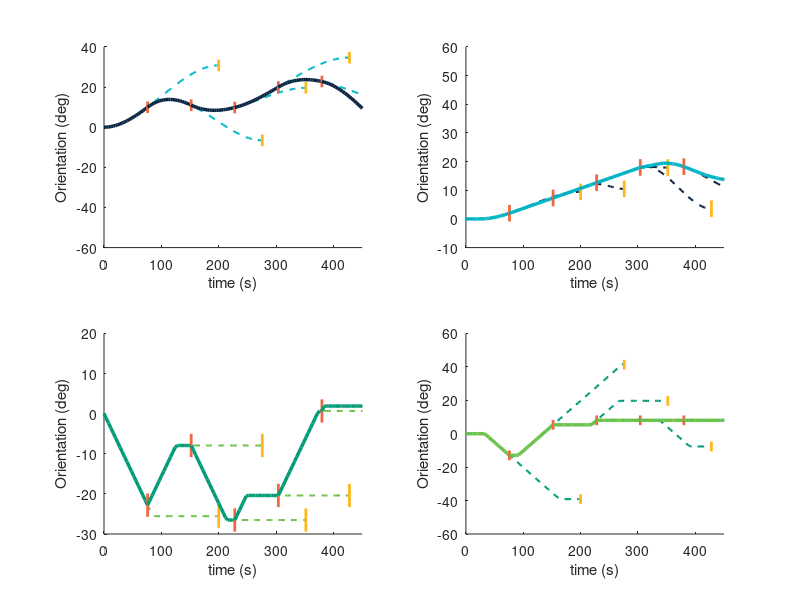

Recreate this plot in MATLAB.
nHorizonSteps = 50;
nControlSteps = 50;
nUpdateSteps = 20;
nIterations = 10;
nBranches = 1;
deltaT = 4;
rl = .3;

rn = rl*nControlSteps*deltaT;
tn = linspace(0,1,nControlSteps+1);
%% Part 1 - bezier approach
%  Cubic bezier curves
%   continuous transition

% Starting conditions
gamma_d = 0;
gamma_0 = 0;
t_0 = 0;

% Bezier trajectory for normalised time
bc = @(t_n,g0,g1,g2,g3) ...
    (1-t_n).^3*g0 +...
    3*(1-t_n).^2 .* t_n * g1 +...
    3*(1-t_n).* t_n.^2 * g2 +...
    t_n.^3 * g3;

% Derivative of the Bezier trajectory for normalised time
bc_d = @(t_n,g0,g1,g2,g3) ...
    3*(1-t_n).^2  * (g1 - g0)  +...
    6*(1-t_n).* t_n * (g2 - g1) +...
    3*t_n.^2 * (g3 - g2);

% Translation of a opimization value [0,1] into g2
o1_to_g2 = @(o1, g1, rn) (1-o1)*(...
    1/3*( -sqrt( rn^2 + ...
    3*rn * g1)-...
    rn + 3 * g1)) + ...
    o1 * (...
    -1/3*( -sqrt( rn^2 - ...
    3*rn * g1)-...
    rn - 3 * g1));

%% Part 1.1 Bezier curve approach with 1 dof
figure
subplot(2,2,1)
hold on



for nI = 1:nIterations
    % generate n seeds
    o1 = rand(nBranches,1);

    for iO = 1:nBranches
        % calculate trajectory
        g2 = o1_to_g2(o1(iO), gamma_d/3, rn);
        tr = bc(tn,0,gamma_d/3,g2,g2) + gamma_0;

        if iO == nBranches
            % Plot chosen one
            plot((0:nControlSteps)*deltaT+t_0, tr,'--',"Color",...
                [0 184 200]./255, "LineWidth",1.5)
            plot((nControlSteps:nHorizonSteps)*deltaT+t_0,...
                tr(end)*ones(size(nControlSteps:nHorizonSteps)),'--',"Color",...
                [0 184 200]./255, "LineWidth",1.5)
            plot((0:nUpdateSteps-1)*deltaT+t_0, tr(1:nUpdateSteps),"Color",...
                [12 35 64]./255, "LineWidth",2.5)

            % Add line to mark end of the control horizon.
            plot([nControlSteps, nControlSteps]*deltaT + t_0,...
                [-2.9,2.9]+tr(nControlSteps),...
                "LineWidth",2,"Color",[255,184,28]./255)

            % Assign new starting conditions
            gamma_0 = bc(tn(nUpdateSteps),0,gamma_d/3,g2,g2) + gamma_0;
            gamma_d = bc_d(tn(nUpdateSteps),0,gamma_d/3,g2,g2);
            t_0 = t_0 + (nUpdateSteps-1)*deltaT;
        else
            % Plot disregarded ones
            plot((0:nControlSteps)*deltaT+t_0,tr,"Color", ...
                [194 194 194]./255, "LineWidth",1)
            plot((nControlSteps:nHorizonSteps)*deltaT+t_0,...
                tr(end)*ones(size(nControlSteps:nHorizonSteps)),"Color",...
                [194 194 194]./255, "LineWidth",1)
        end
    end
    
    % Add line to mark transition between two trajectories.
    plot([t_0, t_0], [-2.9,2.9]+gamma_0,...
        "LineWidth",2,"Color",[237,104,66]./255)
end
hold off
xlabel('time (s)')
ylabel('Orientation (deg)')
xlim([0,450])

clear bc bc_d g2 gamma_0 gamma_d iO nI o1_to_g2 

%% Bezier curve approach with 1 dof & time offset
% Starting conditions
gamma_d = 0;
gamma_0 = 0;
t_0 = 0;

% Bezier trajectory for normalised time
bc = @(t_n,g0,g1,g2,g3) ...
    (1-t_n).^3*g0 +...
    3*(1-t_n).^2 .* t_n * g1 +...
    3*(1-t_n).* t_n.^2 * g2 +...
    t_n.^3 * g3;

% Derivative of the Bezier trajectory for normalised time
bc_d = @(t_n,g0,g1,g2,g3) ...
    3*(1-t_n).^2  * (g1 - g0)  +...
    6*(1-t_n).* t_n * (g2 - g1) +...
    3*t_n.^2 * (g3 - g2);

% Translation of a opimization value [0,1] into g2
o1_to_g2 = @(o1, g1, rn) (1-o1)*(...
    1/3*( -sqrt( rn^2 + ...
    3*rn * g1)-...
    rn + 3 * g1)) + ...
    o1 * (...
    -1/3*( -sqrt( rn^2 - ...
    3*rn * g1)-...
    rn - 3 * g1));

% Calculation of the minimum time
%t_cn = @(g_d,r_n) min(abs(g_d)/r_n,1);

% Calculation of the start time
t_sn = @(g_d,r_n,o_t) o_t * (1 - min(abs(g_d)/r_n,1));

% new rate limit, based on time window
r_nstar = @(r_n,t_cn) r_n * t_cn;

% new angle based on time window
g_dstar = @(g_dn,t_cn) g_dn * t_cn; 


%% Plot BC w 1 dof & time offset
subplot(2,2,2)
hold on

for nI = 1:nIterations
    % generate n seeds
    o1 = rand(nBranches,1); % t_so
    o2 = rand(nBranches,1); % g_so

    for iO = 1:nBranches
        % Calculate start time & rescale rate limit and angle
        tsn = t_sn(gamma_d,rn,o1(iO));
        % Scale tsn such that it aligns with resolution of time steps
        tsn = tsn - mod(tsn,1/nControlSteps);
        r_ns = r_nstar(rn,1-tsn);
        g_ds = g_dstar(gamma_d,1-tsn);

        % calculate BC trajectory in control window
        g2 = o1_to_g2(o2(iO), g_ds/3, r_ns);
        tr = zeros(size(tn));
        tr(tn<tsn)  = tn(tn<tsn)*gamma_d + gamma_0;
        tr(tn>=tsn) = bc((tn(tn>=tsn)-tsn)/(1-tsn),...
            0,g_ds/3,g2,g2) + tsn*gamma_d + gamma_0;

        if iO == nBranches
            % Plot chosen one
            plot((0:nControlSteps)*deltaT+t_0, tr,'--',"Color",...
                [12 35 64]./255, "LineWidth",1.5)
            plot((nControlSteps:nHorizonSteps)*deltaT+t_0,...
                tr(end)*ones(size(nControlSteps:nHorizonSteps)),'--',"Color",...
                [12 35 64]./255, "LineWidth",1.5)
            plot((0:nUpdateSteps-1)*deltaT+t_0, tr(1:nUpdateSteps),"Color",...
                [0 184 200]./255, "LineWidth",2.5)

            % Add line to mark end of the control horizon.
            plot([nControlSteps, nControlSteps]*deltaT + t_0,...
                [-2.9,2.9]+tr(nControlSteps),...
                "LineWidth",2,"Color",[255,184,28]./255)

            % Assign new starting conditions
            gamma_0 = tr(nUpdateSteps);
            if nUpdateSteps/nControlSteps>tsn
                gamma_d = bc_d((nUpdateSteps/nControlSteps-tsn)/(1-tsn),...
                            0,g_ds/3,g2,g2)/(1-tsn);
            end
            %gamma_d = bc_d(tn(nUpdateSteps),0,gamma_d/3,g2,g2); % TODO fix
            t_0 = t_0 + (nUpdateSteps-1)*deltaT;
        else
            % Plot disregarded ones
            plot((0:nControlSteps)*deltaT+t_0,tr,"Color", ...
                [194 194 194]./255, "LineWidth",1)
            plot((nControlSteps:nHorizonSteps)*deltaT+t_0,...
                tr(end)*ones(size(nControlSteps:nHorizonSteps)),"Color",...
                [194 194 194]./255, "LineWidth",1)
        end
    end
    
    % Add line to mark transition between two trajectories.
    plot([t_0, t_0], [-2.9,2.9]+gamma_0,...
        "LineWidth",2,"Color",[237,104,66]./255)
end
hold off
xlabel('time (s)')
ylabel('Orientation (deg)')
xlim([0,450])

%clear bc bc_d g2 gamma_0 gamma_d iO nI o1_to_g2 

%% Part 2 Bang bang control
% There is a bug with the starting point and the sign of the gamma0+tr
gamma_0 = 0;
t_0 = 0;

sat = @(t) min(1,max(0,t));
t_d = @(g_so) abs(2*(g_so-.5));
t_s = @(t_so,g_so) t_so*(1-t_d(g_so));
g_bb = @(t_n,t_so,g_so) sign(g_so-.5)*rn*t_d(g_so)*sat((t_n-t_s(t_so,g_so))/t_d(g_so));


%% Plot bang-bang 2 dof
subplot(2,2,4)
hold on

for nI = 1:nIterations
    % generate 2xn seeds
    o1 = rand(nBranches,1); % t_so
    o2 = rand(nBranches,1); % g_so

    for iO = 1:nBranches
        % calculate trajectory
        tr = g_bb(tn,o1(iO),o2(iO)) + gamma_0;

        if iO == nBranches
            % Plot chosen one
            plot((0:nControlSteps)*deltaT+t_0, tr,'--',"Color",...
                [0 155 119]./255, "LineWidth",1.5)
            plot((nControlSteps:nHorizonSteps)*deltaT+t_0,...
                tr(end)*ones(size(nControlSteps:nHorizonSteps)),'--',"Color",...
                [0 155 119]./255, "LineWidth",1.5)
            plot((0:nUpdateSteps-1)*deltaT+t_0, tr(1:nUpdateSteps),"Color",...
                [108 194 74]./255, "LineWidth",2.5)

            % Add line to mark end of the control horizon.
            plot([nControlSteps, nControlSteps]*deltaT + t_0,...
                [-2.9,2.9]+tr(nControlSteps),...
                "LineWidth",2,"Color",[255,184,28]./255)

            % Assign new starting conditions
            gamma_0 = g_bb(tn(nUpdateSteps),o1(iO),o2(iO)) + gamma_0;
            t_0 = t_0 + (nUpdateSteps-1)*deltaT;
        else
            % Plot disregarded ones
            plot((0:nControlSteps)*deltaT+t_0,tr,"Color", ...
                [194 194 194]./255, "LineWidth",1)
            plot((nControlSteps:nHorizonSteps)*deltaT+t_0,...
                tr(end)*ones(size(nControlSteps:nHorizonSteps)),"Color",...
                [194 194 194]./255, "LineWidth",1)
        end
    end
    % Add line to mark transition between two trajectories.
    plot([t_0, t_0], [-2.9,2.9]+gamma_0,...
        "LineWidth",2,"Color",[237,104,66]./255)
end

hold off
xlabel('time (s)')
ylabel('Orientation (deg)')
xlim([0,450])

%% Part 3 scheduled Bang bang control
gamma_0 = 0;
t_0 = 0;
t_o = 0;

sat = @(t) min(1,max(0,t));
t_d = @(g_so) abs((g_so-.5));
g_bb = @(t_n,g_so) sign(g_so-.5)*rn*t_d(g_so)*sat((t_n-t_o)/t_d(g_so));


%% Bang-bang 1-dof
subplot(2,2,3)
hold on

for nI = 1:nIterations
    % generate 2xn seeds
    o1 = rand(nBranches,1); % g_so

    for iO = 1:nBranches
        % calculate trajectory
        tr = g_bb(tn,o1(iO)) + gamma_0;

        if iO == nBranches
            % Plot chosen one
            plot((0:nControlSteps)*deltaT+t_0, tr,'--',"Color",...
                [108 194 74]./255, "LineWidth",1.5)
            plot((nControlSteps:nHorizonSteps)*deltaT+t_0,...
                tr(end)*ones(size(nControlSteps:nHorizonSteps)),'--',"Color",...
                [108 194 74]./255, "LineWidth",1.5)
            plot((0:nUpdateSteps-1)*deltaT+t_0, tr(1:nUpdateSteps),"Color",...
                [0 155 119]./255, "LineWidth",2.5)

            % Add line to mark end of the control horizon.
            plot([nControlSteps, nControlSteps]*deltaT + t_0,...
                [-2.9,2.9]+tr(nControlSteps),...
                "LineWidth",2,"Color",[255,184,28]./255)

            % Assign new starting conditions
            gamma_0 = g_bb(tn(nUpdateSteps),o1(iO)) + gamma_0;
            t_0 = t_0 + (nUpdateSteps-1)*deltaT;
        else
            % Plot disregarded ones
            plot((0:nControlSteps)*deltaT+t_0,tr,"Color", ...
                [194 194 194]./255, "LineWidth",1)
            plot((nControlSteps:nHorizonSteps)*deltaT+t_0,...
                tr(end)*ones(size(nControlSteps:nHorizonSteps)),"Color",...
                [194 194 194]./255, "LineWidth",1)
        end
    end
    % Add line to mark transition between two trajectories.
    plot([t_0, t_0], [-2.9,2.9]+gamma_0,...
        "LineWidth",2,"Color",[237,104,66]./255)
end

hold off
xlabel('time (s)')
ylabel('Orientation (deg)')
xlim([0,450])


% for iS = 1:4
%     subplot(2,2,iS)
%     ylim([-30,50])
% end
% exportgraphics(gcf,'random_tranjectories.pdf','ContentType','vector')